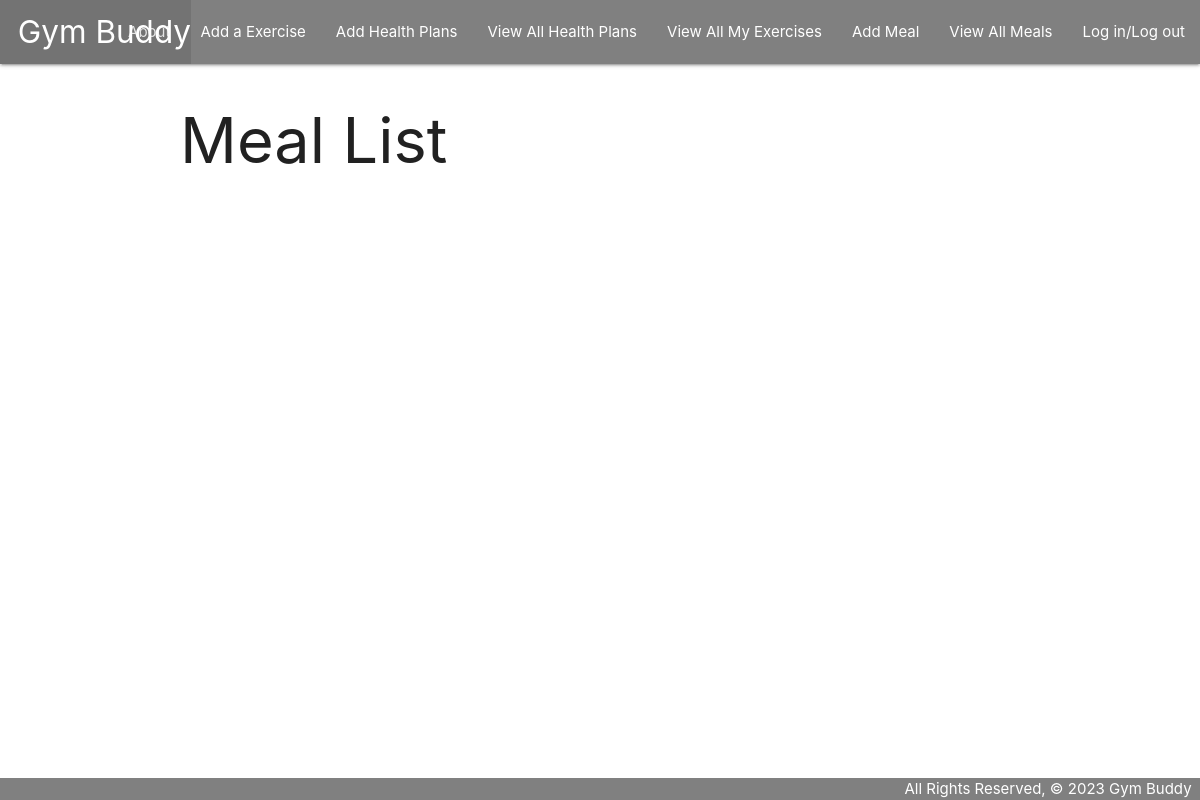
/meals/, run on an earlier commit of the app's database.
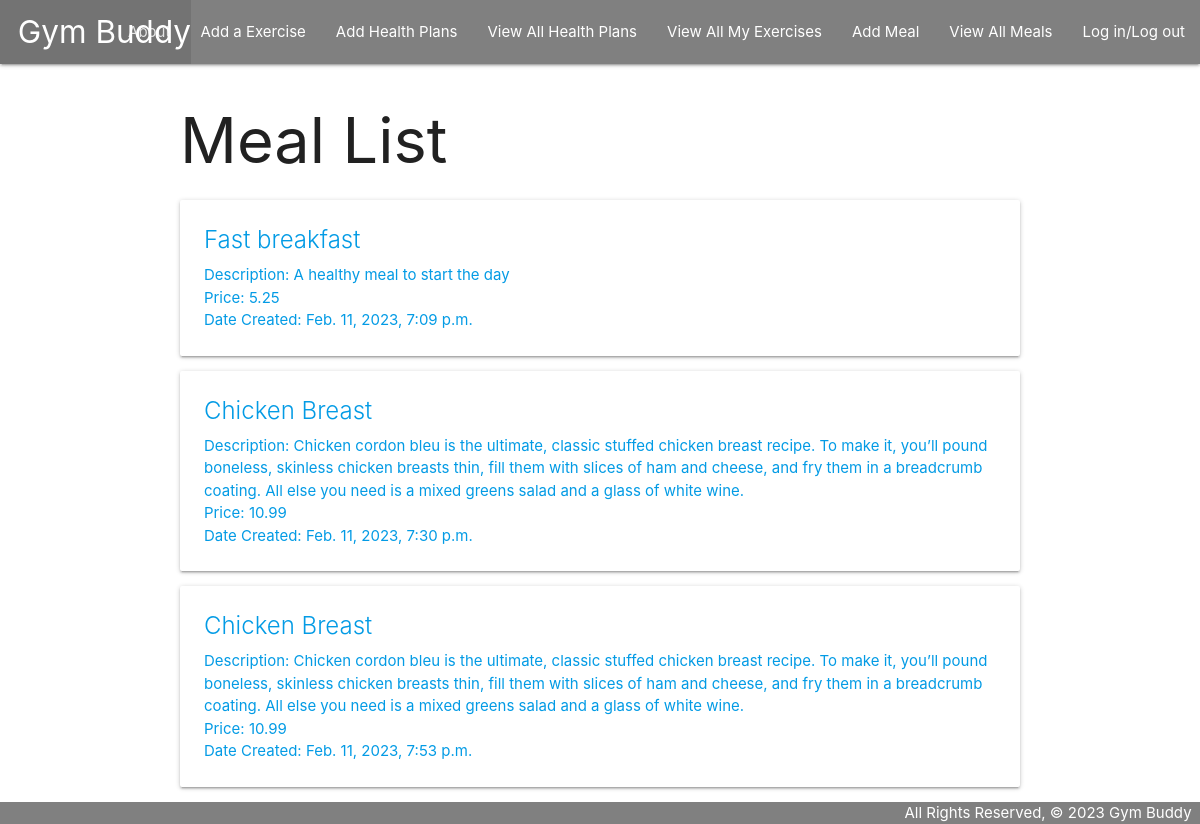
And on a later commit of the database.
### main_app/models.py (models this page shows, shortened)
class Meal(models.Model):
    name = models.CharField(max_length=50)
    description = models.TextField()
    price = models.DecimalField(max_digits=5, decimal_places=2)
    created_at = models.DateTimeField(auto_now_add=True)

### main_app/views.py (the view)
# urls.py: path('meals/', views.MealList.as_view(), name='meals_index'),
class MealList(ListView):
  model = Meal

### main_app/templates/main_app/meal_list.html
{% extends 'base.html' %}
{% block content %}
<h1>Meal List</h1>
{% for meal in meal_list %}
<a href="{% url 'meals_detail' meal.id %}">
    <div class="card">
        <div class="card-content">
            <span class="card-title">{{ meal.name }}</span>
            <p>Description: {{ meal.description }}</p>
            <p>Price: {{ meal.price }}</p>
            <p>Date Created: {{ meal.created_at }}</p>
        </div>
    </div>
  </a>
{% endfor %}
{% endblock %}

### main_app/templates/base.html (shortened to what this page needs)
{% load static %}
<!DOCTYPE html>
<html lang="en">
  <head>
    <link
      rel="stylesheet"
      href="https://cdnjs.cloudflare.com/ajax/libs/materialize/1.0.0/css/materialize.min.css"
    />
    <link
      rel="stylesheet"
      type="text/css"
      href="{% static 'css/style.css' %}"
    />
  </head>
  <body>
    <header class="navbar-fixed">
      <nav>
        <div class="nav-wrapper">
          <ul>
            <li>
              <a href="/" class="left brand-logo">&nbsp;&nbsp;Gym Buddy</a>
            </li>
          </ul>
          <ul class="right">
            <li><a href="{% url 'about'  %}">About</a></li>
            <li><a href="{% url 'exercises_create' %}">Add a Exercise</a></li>
            <li><a href="{% url 'plans_create' %}">Add Health Plans</a></li>
            <li><a href="{% url 'index' %}">View All Health Plans</a></li>
            <li>
              <a href="{% url 'exercises_index'  %}">View All My Exercises</a>
            </li>
            <li><a href="{% url 'meals_create' %}">Add Meal</a></li>
            <li><a href="{% url 'meals_index' %}">View All Meals</a></li>
            <li><a>Log in/Log out</a></li>
          </ul>
        </div>
      </nav>
    </header>
    <main class="container">{% block content %} {% endblock %}</main>
    <footer class="page-footer">
      <div class="right">All Rights Reserved, &copy; 2023 Gym Buddy &nbsp;</div>
    </footer>
  </body>
</html>

### main_app/static/css/style.css (style rules this page uses)
body { display: flex; min-height: 100vh; flex-direction: column; }
main { flex: 1 0 auto; }
footer.page-footer { padding-top: 0; text-align: right; background-color: gray; }
nav .nav-wrapper { position: relative; height: 100%; background-color: gray; }

What changed in the data, as far as the page shows it:
added Meal: name "Fast breakfast", description "A healthy meal to start the day", price "5.25", created_at "Feb. 11, 2023, 7:09 p.m."
added Meal: name "Chicken Breast", description "Chicken cordon bleu is the ultimate, classic stuffed chicken breast recipe. To make it, you’ll pound boneless, skinless chicken breasts thin, fill them with slices of ham and cheese, and fry them in a breadcrumb coating. All else you need is a mixed greens salad and a glass of white wine.", price "10.99", created_at "Feb. 11, 2023, 7:30 p.m."
added Meal: name "Chicken Breast", description "Chicken cordon bleu is the ultimate, classic stuffed chicken breast recipe. To make it, you’ll pound boneless, skinless chicken breasts thin, fill them with slices of ham and cheese, and fry them in a breadcrumb coating. All else you need is a mixed greens salad and a glass of white wine.", price "10.99", created_at "Feb. 11, 2023, 7:53 p.m."
